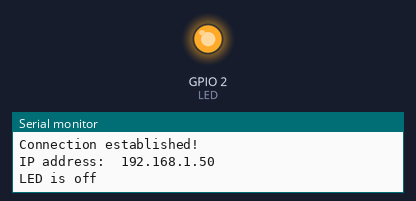
A program run on a simulated ESP8266 (NodeMCU). Shown: output pins drawn as LEDs (lit = HIGH), the last lines printed to the serial monitor. WiFi joins after 1.5 s; servers stay silent unless stated; random numbers use the default seed unless the program sets one.

Above: at 2.1 s.
At 41.0 s:
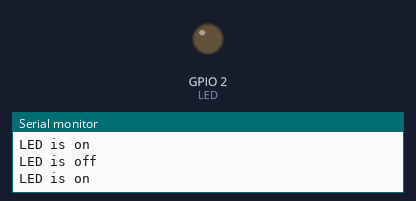
Timing chart, 0 to 42.0 s (numbered marks = the images above):
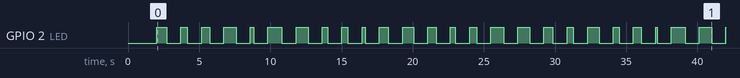

The program:

main.cpp
```cpp
#include <Arduino.h>
#include <ESP8266WiFi.h>

#define LED 2

const char* ssid = "<...>";
const char* password = "<...>";

void setup() {
  pinMode(LED, OUTPUT);

  Serial.begin(115200);
  delay(10);
  Serial.println('\n');

  WiFi.begin(ssid, password);
  Serial.print("Connecting to ");
  Serial.print(ssid); Serial.println(" ...");

  int i = 0;
  while (WiFi.status() != WL_CONNECTED) {
    delay(1000);
    Serial.print(++i); Serial.print(' ');
  }

  Serial.println('\n');
  Serial.println("Connection established!");
  Serial.print("IP address:\t");
  Serial.println(WiFi.localIP());
}

void loop() {
  // put your main code here, to run repeatedly:
  digitalWrite(LED, HIGH);
  Serial.println("LED is off");
  delay(random(100, 1000));
  digitalWrite(LED, LOW);
  Serial.println("LED is on");
  delay(1000);
}
```

Measured:
- by itself, GPIO 2 (LED): LOW → HIGH at 2.0 s, → LOW 0.71 s later, → HIGH 1.0 s later, → LOW 0.45 s later, … (51 changes in this stretch)
